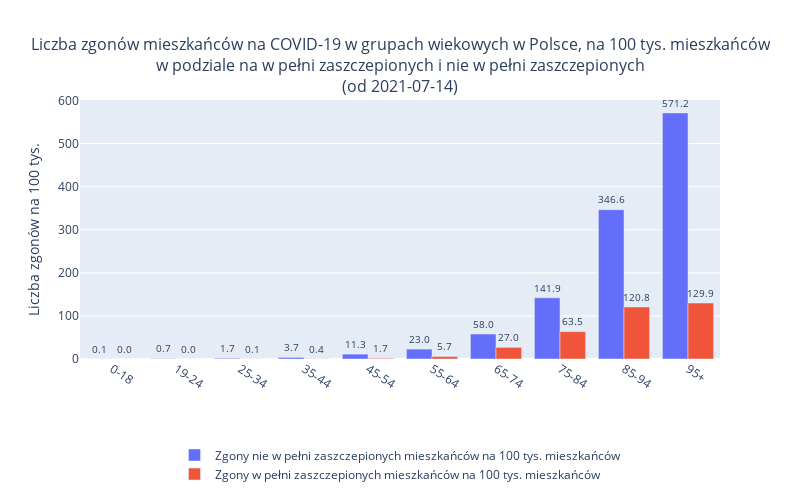

Notebook code cell kept with this figure:
### Code cell
x_col = "Grupa wiekowa"
title_str = "w grupach wiekowych w Polsce," #"w województwach"
filename_str = "wiek_ogolem"
denominator_col = "mieszkańców"
# title = "Liczba zgonów " + denominator_col + " na COVID-19 " + title_str + " na 100 tys. "+ denominator_col +\
        # "<br>w podziale na w pełni zaszczepionych i nie w pełni zaszczepionych<br>(od " + str(from_date) + ")",
df_to_plot = df[:-1]

plot_df2(
    x_col=x_col, 
    denominator_col=denominator_col, 
    title_str=title_str , 
    filename_str=filename_str,  
    from_date = from_date, 
    df = df_to_plot, 
    image_dir = basiw.image_dir
    )

### Figure 1 — Plotly figure (JSON) as saved in the notebook; plotly's stock layout.template omitted (floating-point values rounded to 4 significant figures)
{"data": [{"name": "Zgony nie w pełni zaszczepionych mieszkańców na 100 tys. mieszkańców", "offsetgroup": "1", "text": [0.1158, 0.711, 1.711, 3.737, 11.32, 22.96, 57.96, 141.9, 346.6, 571.2], "textposition": "outside", "texttemplate": "%{text:2.1f}", "type": "bar", "x": ["0-18", "19-24", "25-34", "35-44", "45-54", "55-64", "65-74", "75-84", "85-94", "95+"], "y": [0.1158, 0.711, 1.711, 3.737, 11.32, 22.96, 57.96, 141.9, 346.6, 571.2]}, {"name": "Zgony w pełni zaszczepionych mieszkańców na 100 tys. mieszkańców", "offsetgroup": "2", "text": [0.01447, 0.04182, 0.1302, 0.4097, 1.67, 5.74, 27.0, 63.55, 120.8, 129.9], "textposition": "outside", "texttemplate": "%{text:2.1f}", "type": "bar", "x": ["0-18", "19-24", "25-34", "35-44", "45-54", "55-64", "65-74", "75-84", "85-94", "95+"], "y": [0.01447, 0.04182, 0.1302, 0.4097, 1.67, 5.74, 27.0, 63.55, 120.8, 129.9]}], "layout": {"barmode": "group", "height": 500, "legend": {"title": {"text": ""}, "x": 0.5, "xanchor": "center", "y": -0.5}, "title": {"font": {"size": 16}, "text": "Liczba zgonów mieszkańców na COVID-19 w grupach wiekowych w Polsce, na 100 tys. mieszkańców<br>w podziale na w pełni zaszczepionych i nie w pełni zaszczepionych<br>(od 2021-07-14)", "x": 0.5, "xanchor": "center"}, "uniformtext": {"minsize": 6, "mode": "show"}, "width": 800, "xaxis": {"tickangle": 33}, "yaxis": {"title": {"text": "Liczba zgonów na 100 tys."}}}}
